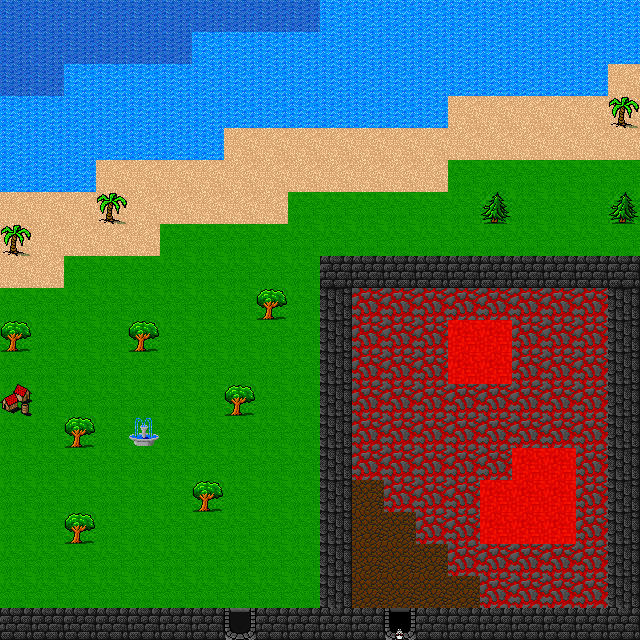

The image is a tile-based game level rendered from a .tmx file. Its description and complete source (layers, tilesets, objects, tile grids) follow:
An orthogonal 20x20 tile map with 32x32 px tiles, 1 tile layer (finish).

<map version="1.2" tiledversion="1.3.3" orientation="orthogonal" renderorder="right-down" width="20" height="20" tilewidth="32" tileheight="32" infinite="0" nextlayerid="2" nextobjectid="1">
 <tileset firstgid="1" name="tile-map" tilewidth="32" tileheight="32" tilecount="483" columns="23">
  <image source="tile-map.png" width="736" height="672" />
 </tileset>
 <layer id="1" name="finish" width="20" height="20">
  <data encoding="csv">
92,92,92,92,92,92,92,92,92,92,91,91,91,91,91,91,91,91,91,91,
92,92,92,92,92,92,91,91,91,91,91,91,91,91,91,91,91,91,91,91,
92,92,91,91,91,91,91,91,91,91,91,91,91,91,91,91,91,91,91,240,
91,91,91,91,91,91,91,91,91,91,91,91,91,91,240,240,240,240,240,58,
91,91,91,91,91,91,91,240,240,240,240,240,240,240,240,240,240,240,240,240,
91,91,91,240,240,240,240,240,240,240,240,240,240,240,1,1,1,1,1,1,
240,240,240,58,240,240,240,240,240,1,1,1,1,1,1,447,1,1,1,447,
58,240,240,240,240,1,1,1,1,1,1,1,1,1,1,1,1,1,1,1,
240,240,1,1,1,1,1,1,1,1,63,63,63,63,63,63,63,63,63,63,
1,1,1,1,1,1,1,1,443,1,1610612799,5,5,5,5,5,5,5,5,1610612799,
443,1,1,1,443,1,1,1,1,1,1610612799,5,5,5,97,97,5,5,5,1610612799,
1,1,1,1,1,1,1,1,1,1,1610612799,5,5,5,97,97,5,5,5,1610612799,
283,1,1,1,1,1,1,443,1,1,1610612799,5,5,5,5,5,5,5,5,1610612799,
1,1,443,1,284,1,1,1,1,1,1610612799,5,5,5,5,5,5,5,5,1610612799,
1,1,1,1,1,1,1,1,1,1,1610612799,5,5,5,5,5,97,97,5,1610612799,
1,1,1,1,1,1,443,1,1,1,1610612799,23,5,5,5,97,97,97,5,1610612799,
1,1,443,1,1,1,1,1,1,1,1610612799,23,23,5,5,97,97,97,5,1610612799,
1,1,1,1,1,1,1,1,1,1,1610612799,23,23,23,5,5,5,5,5,1610612799,
1,1,1,1,1,1,1,1,1,1,1610612799,23,23,23,23,5,5,5,5,1610612799,
117,117,117,117,117,117,117,1073741983,117,117,63,63,1073741979,63,63,63,63,63,63,63
</data>
 </layer>
</map>
